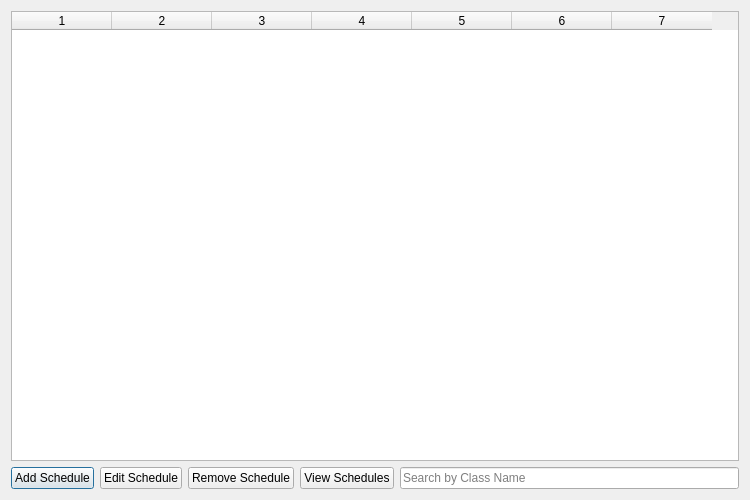
<?xml version="1.0" encoding="UTF-8"?>
<ui version="4.0">
 <class>ClassScheduleManagement</class>
 <widget class="QDialog" name="ClassScheduleManagement">
  <property name="geometry">
   <rect>
    <x>0</x>
    <y>0</y>
    <width>750</width>
    <height>500</height>
   </rect>
  </property>
  <property name="windowTitle">
   <string>Class Schedule Management</string>
  </property>
  <layout class="QVBoxLayout" name="verticalLayout">
   <item>
    <widget class="QTableWidget" name="scheduleTable">
     <property name="columnCount">
      <number>7</number>
     </property>
     <property name="horizontalHeaderLabels" stdset="0">
      <stringlist>
       <string>ID</string>
       <string>Class Name</string>
       <string>Teacher ID</string>
       <string>Day</string>
       <string>Start Time</string>
       <string>End Time</string>
       <string>Room</string>
      </stringlist>
     </property>
     <column/>
     <column/>
     <column/>
     <column/>
     <column/>
     <column/>
     <column/>
    </widget>
   </item>
   <item>
    <layout class="QHBoxLayout" name="buttonLayout">
     <item>
      <widget class="QPushButton" name="addScheduleButton">
       <property name="text">
        <string>Add Schedule</string>
       </property>
      </widget>
     </item>
     <item>
      <widget class="QPushButton" name="editScheduleButton">
       <property name="text">
        <string>Edit Schedule</string>
       </property>
      </widget>
     </item>
     <item>
      <widget class="QPushButton" name="removeScheduleButton">
       <property name="text">
        <string>Remove Schedule</string>
       </property>
      </widget>
     </item>
     <item>
      <widget class="QPushButton" name="viewScheduleButton">
       <property name="text">
        <string>View Schedules</string>
       </property>
      </widget>
     </item>
     <item>
      <widget class="QLineEdit" name="searchBar">
       <property name="text">
        <string/>
       </property>
       <property name="placeholderText">
        <string>Search by Class Name </string>
       </property>
      </widget>
     </item>
    </layout>
   </item>
  </layout>
 </widget>
 <resources/>
 <connections/>
</ui>
